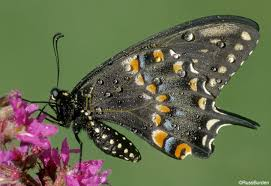
#> input picture UAS/butterfly.jpg, 271 x 186 px
$ jupyter execute sobel.ipynb   (shell and % lines are left out)
#> lines starting #> are read from the running program, lines starting #| are printed output that depends on the picture
### Deteksi Tepi Menggunakan Operator Sobel

[cell 1]
#import library
import numpy as np
import cv2
import matplotlib.pyplot as plt
import matplotlib.image as mpig
import math

[cell 2]
#read image grayscale
image = cv2.imread('butterfly.jpg')
#> image is the input picture: shape (186, 271, 3); mean B, G, R 76.7, 105.6, 101.2
rgb = cv2.cvtColor(image, cv2.COLOR_BGR2RGB)

[cell 3]
height, width, _ = rgb.shape
#> height = 186; width = 271
print(f"Ukuran gambar: {width} x {height}")
#| Ukuran gambar: 271 x 186

[cell 4]
plt.imshow(rgb)
plt.axis('off')
plt.title('Gambar Asli')
plt.show()

### Konversi Grayscale

[cell 5]
def convert_to_grayscale(pixel):
    r, g, b = pixel
    gray = int(0.299 * r + 0.587 * g + 0.114 * b)  # Rumus standar konversi RGB ke grayscale
    return gray

[cell 6]
grayscale_img = []
for y in range(height):
    row = []
    for x in range(width):
        pixel = rgb[y, x]  # Ambil pixel di koordinat (y,x)
        r, g, b = pixel
        gray = convert_to_grayscale(pixel)
        row.append(gray)

        # Menampilkan nilai piksel tiap 100 piksel sebagai sampel
        if y % 100 == 0 and x % 100 == 0:
            print(f'Pixel[{y},{x}] -> R: {r}, G: {g}, B: {b}, Gray: {gray}')
    grayscale_img.append(row)

[cell 7]
grayscale_img = np.array(grayscale_img, dtype=np.uint8)
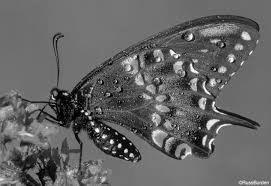
#> grayscale_img: shape (186, 271); min 0, max 254, mean 100.5
grayscale_img

[cell 8]
plt.imshow(grayscale_img, cmap='gray')
plt.axis('off')
plt.title('Konversi Grayscale')
plt.show()

[cell 9]
#kernel operator sobel

Gx = np.array([[-1,0,1],[-2,0,2],[-1,0,1]]) #Deteksi perubahan horizontal
Gy = np.array([[-1,-2,-1],[0,0,0],[1,2,1]]) #Deteksi perubahan vertikal

[cell 10]
def apply_sobel_operator(img):
    # Siapkan array kosong untuk menyimpan hasil magnitudo gradien
    img = grayscale_img.astype(np.int32)
    gradient_magnitude = np.zeros((height, width), dtype=np.int32)

    # Looping tiap piksel, kecuali tepi
    for y in range(1, height - 1):
        for x in range(1, width - 1):
            gx = 0
            gy = 0

            # Hitung konvolusi 3x3 untuk Gx dan Gy
            for i in range(3):
                for j in range(3):
                    pixel = img[y + i - 1, x + j - 1]
                    gx += Gx[i][j] * pixel
                    gy += Gy[i][j] * pixel

            # Hitung magnitudo gradien dan batasi maksimum 255
            magnitude = math.sqrt(gx**2 + gy**2)
            gradient_magnitude[y, x] = min(int(magnitude), 255)
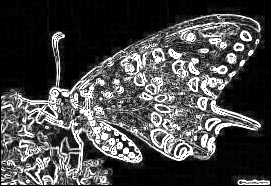
#> gradient_magnitude: shape (186, 271) int32; min 0, max 255, mean 72.5

    return gradient_magnitude.astype(np.uint8)
